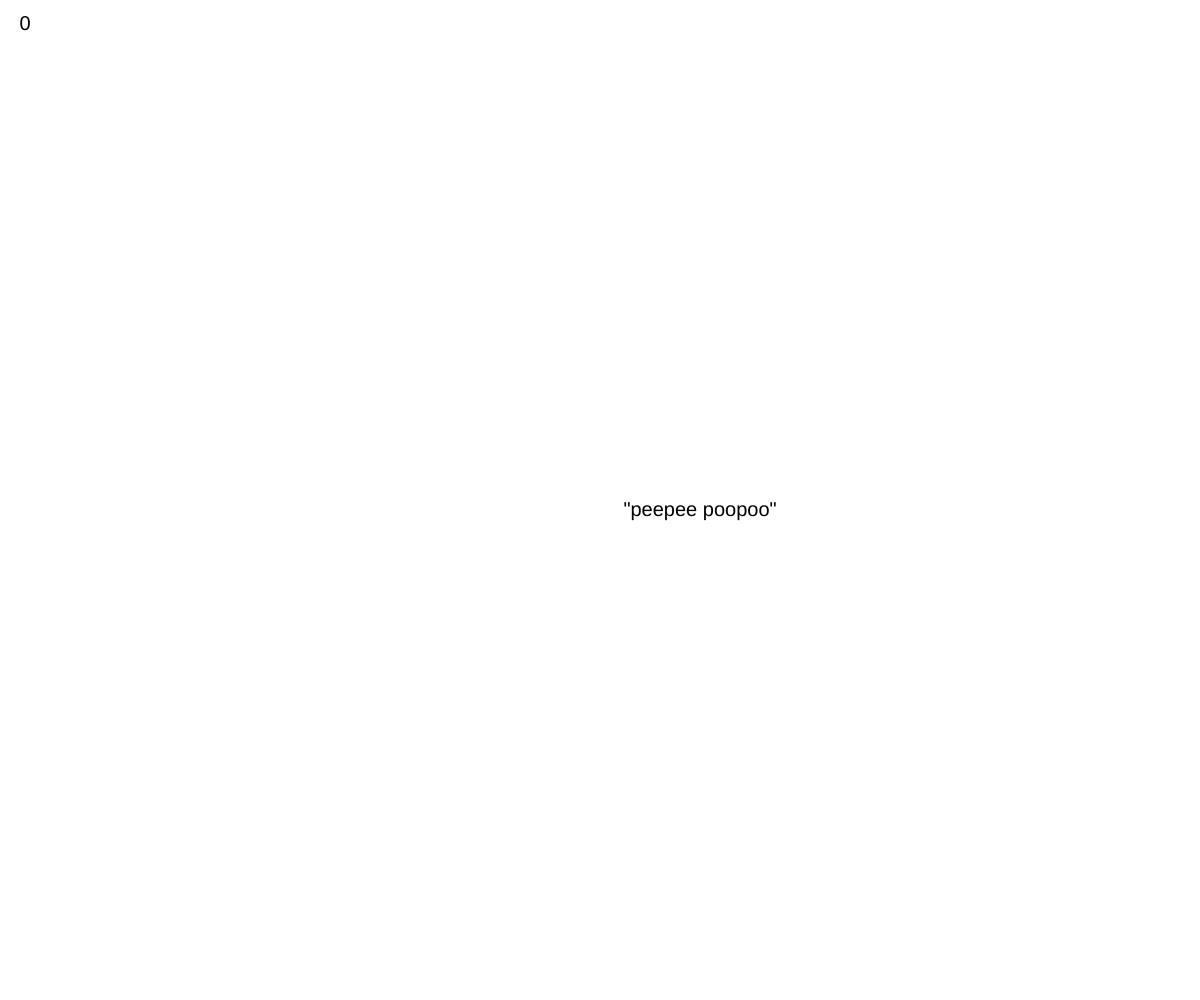
Frame 1 (no input)
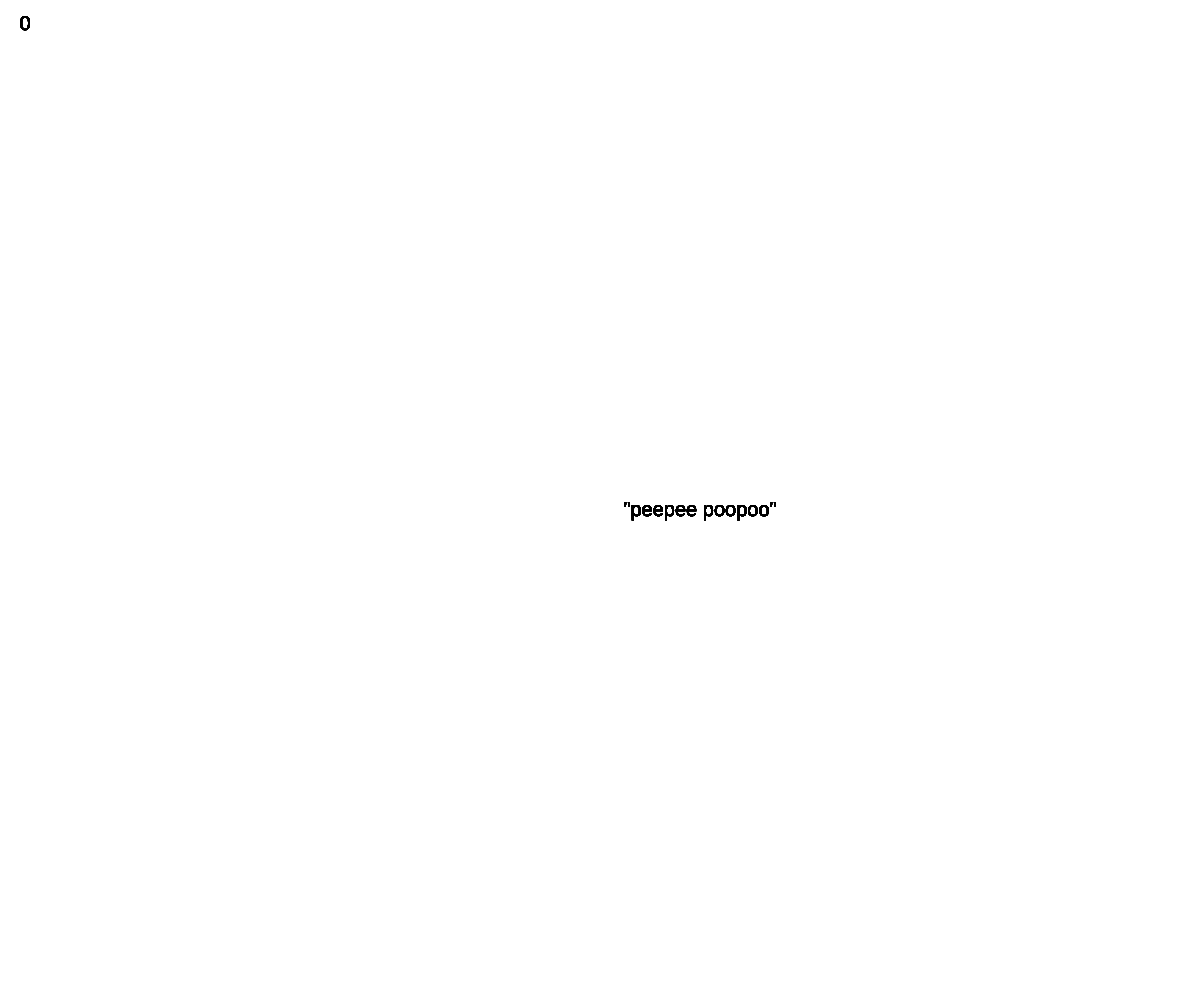
Frame 60 (no input)
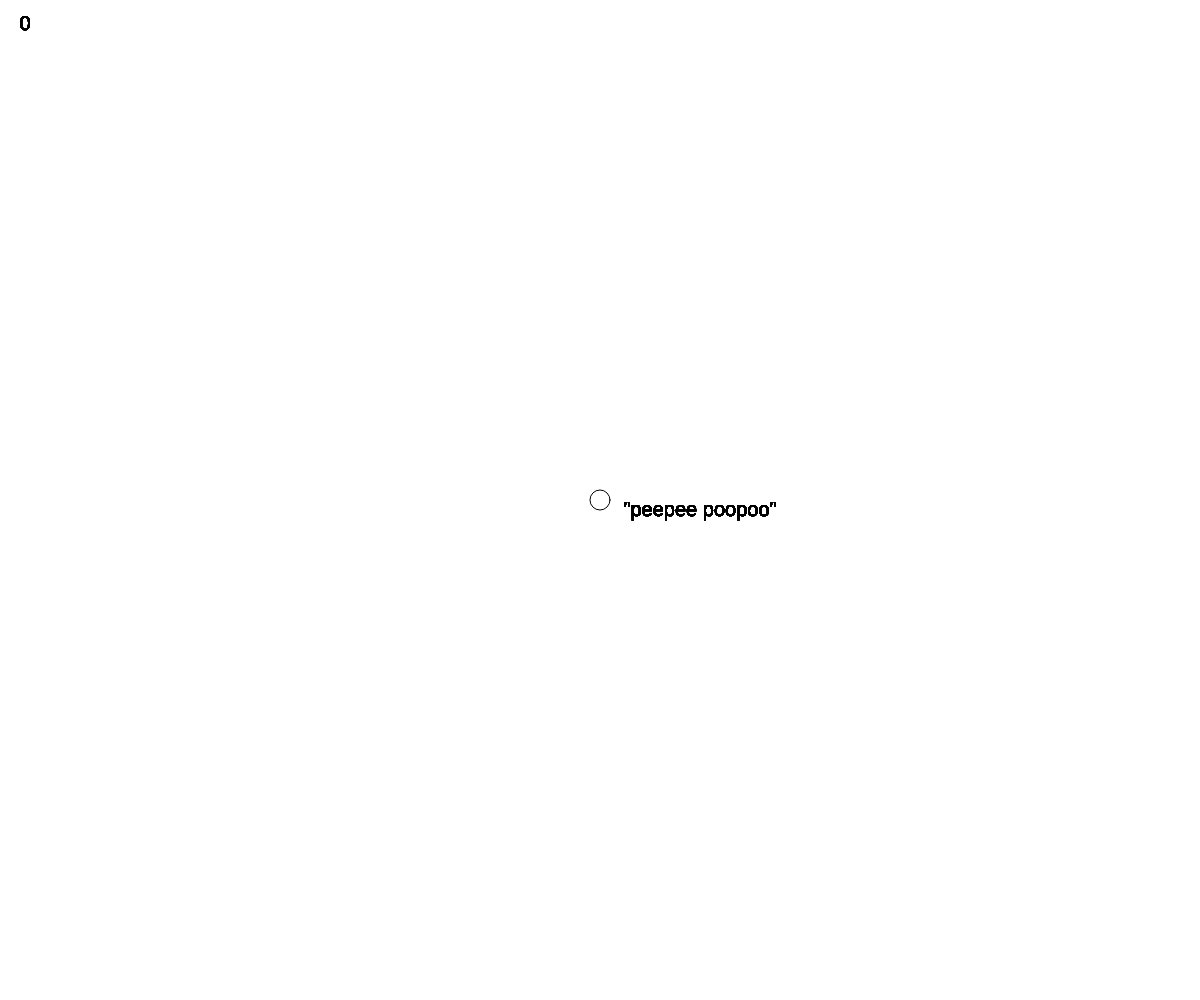
Frame 120 (the mouse pressed at the canvas centre since frame 60)

The p5.js sketch that drew these frames (run headless with seeded random() and noise() and a simulated clock; from frame 60 on, the mouse is pressed at the canvas centre):

// p5.js sketch
// ── sketch.js
var score = 0;

function setup() {
  createCanvas(windowWidth, windowHeight);
  textAlign(CENTER);
  bgColor= color(random(255), random(255), random(255));
  pg = createGraphics(10, 10);
}

function draw() {
  //background(bgColor);
  textSize(20);
  text(score, 25, 30);
  text("\"peepee poopoo\"", width/2, height/2, 200, 200)
  //
  pg.ellipse(mouseX, mouseY, 20, 20);
  pg.background(100);
}

function mousePressed(){
  ellipse(mouseX, mouseY, 20, 20);
}

function mouseReleased(){
  bgColor= color(random(255), random(255), random(255));
  score = score + 1;
  background(bgColor);
}
